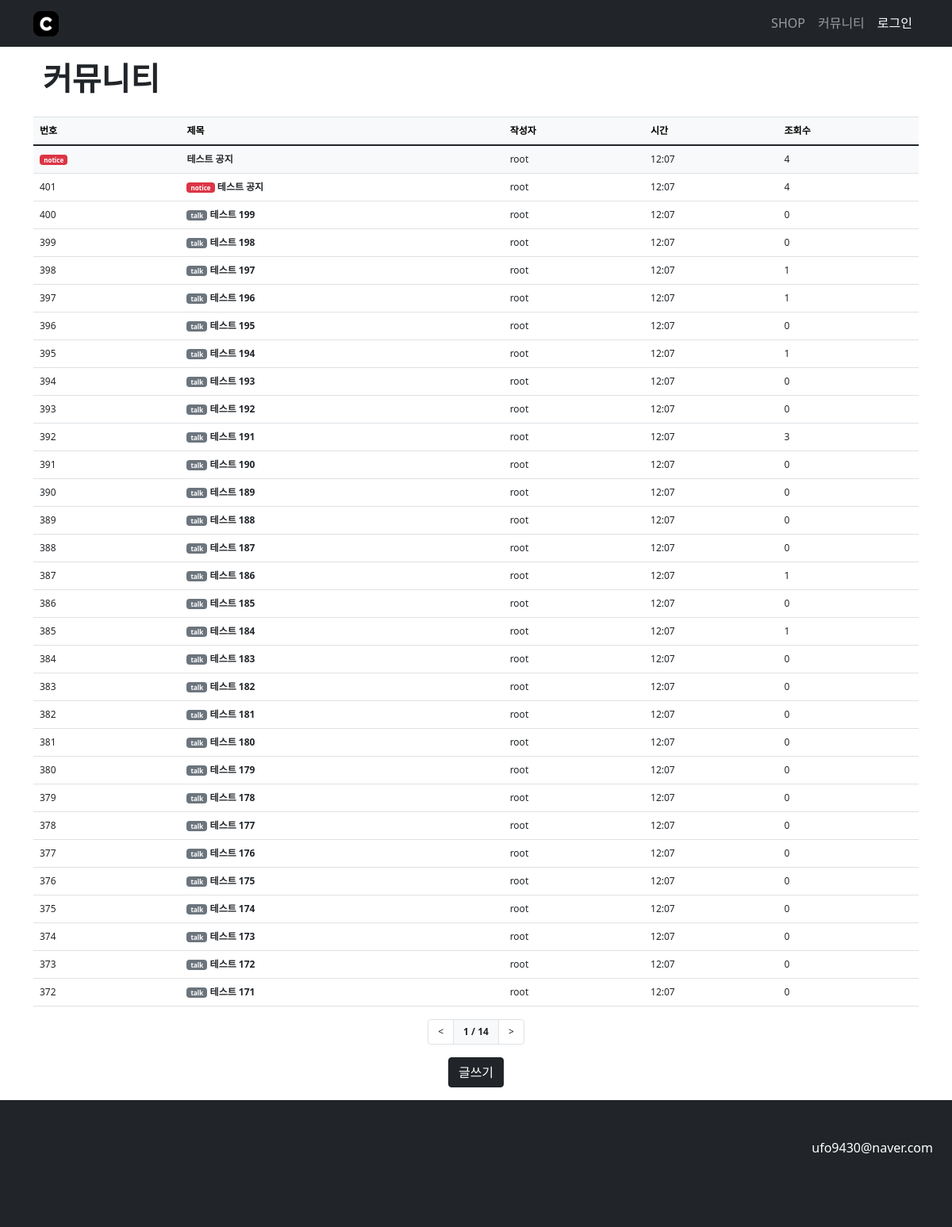
/posts/, run on an earlier commit of the app's database.
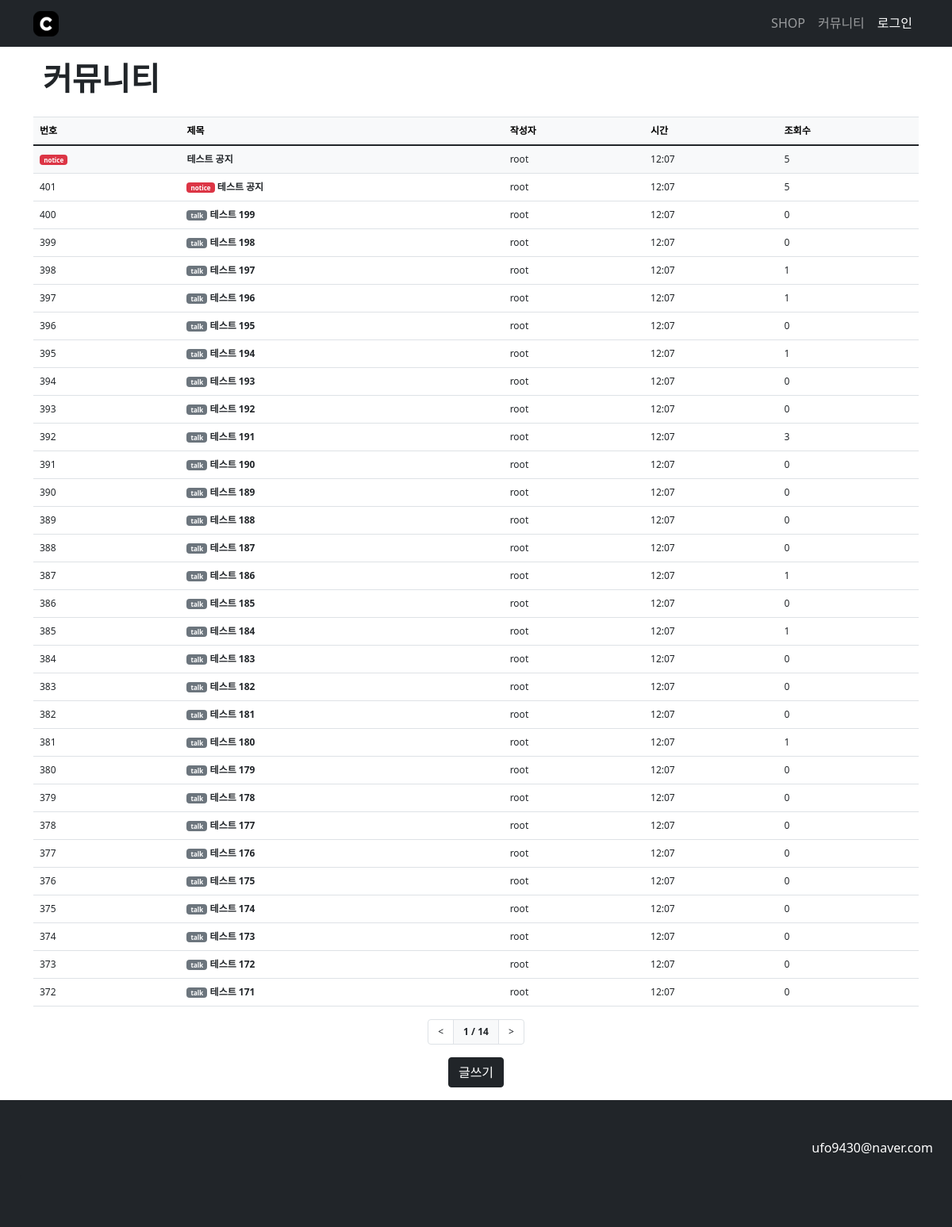
And on a later commit of the database.
### community/models.py (models this page shows)
class Article(models.Model):
    category = models.CharField(max_length=50, choices=CATEGORY, null=True)
    name = models.ForeignKey(User, on_delete=models.CASCADE)
    title = models.CharField(max_length=50)
    contents = RichTextUploadingField(blank=True, null=True)
    cdate = models.DateTimeField(auto_now_add=True)
    hits = models.PositiveIntegerField(default=0, verbose_name='조회수')

### users/models.py (models this page shows)
class User(AbstractUser):
    profile_picture = models.ImageField(upload_to='profile', default='/media/profile/profile_default.jpg', null=True)

### community/views.py (the view)
# urls.py: path('posts/',include('community.urls')),
def posts(request):
    page = request.GET.get('page', '1')
    articleList = Article.objects.order_by('-cdate')
    noticeList = Article.objects.filter(category='notice')
    paginator = Paginator(articleList, 30)
    page_obj = paginator.get_page(page)
    max_page = len(paginator.page_range)
    context = {'articleList': page_obj, 'max_page': max_page, 'noticeList':noticeList}
    return render(request, 'community/posts.html', context)

### templates/community/posts.html (shortened to what this page needs)
{% extends "base.html" %}
{% load community_filter %}
{% block content %}
<div class="container my-3">
    <div class="container d-flex my-3 justify-content-start">
        <div>
            <h1 style="font-weight: bold;">커뮤니티</h1>
        </div>
    </div>
    <table class="table border-top" style="font-size: 12px;">
        <thead>
            <tr class="table-light">
                <th>번호</th>
                <th>제목</th>
                <th>작성자</th>
                <th>시간</th>
                <th>조회수</th>
            </tr>
        </thead>
        <tbody>
            {%for notice in noticeList %}
            <tr class="bg-light">
                <td>
                    <span class="badge bg-danger" style="font-size: 8px;">{{notice.category}}</span>
                </td>
                <td>
                    <strong><a href="/posts/v/{{notice.id}}" class="text-decoration-none link-dark">{{ notice.title }}</a></strong>
                </td>
                <td>
                    {{notice.name}}
                </td>
                <td>
                    {{notice.cdate|date:"H:m"}}
                </td>
                <td>
                    {{notice.hits}}
                </td>
            </tr>
            {% endfor %}
            {%for article in articleList %}
            <tr>
                <td>{{article.id}}</td>
                <td>
                    {%if article.category == "notice" %}
                    <span class="badge bg-danger" style="font-size: 8px;">{{article.category}}</span>
                    {% else %}
                    <span class="badge bg-secondary" style="font-size: 8px;">{{article.category}}</span>
                    {% endif %}
                    <strong><a href="/posts/v/{{article.id}}" class="text-decoration-none link-dark">{{ article.title }}</a></strong>
                </td>
                <td>
                    {{article.name}}
                </td>
                <td>
                    {{article.cdate|date:"H:m"}}
                </td>
                <td>
                    {{article.hits}}
                </td>
            </tr>
            {% endfor %}
        </tbody>
    </table>
    <nav class="pagination-wrapper" style="font-size: 12px;">
        <ul class="pagination justify-content-center">
            {% if articleList.has_previous %}
            <li class="page-item">
                <a class="page-link text-dark" href="?page={{ articleList.previous_page_number }}">&lt;</a>
            </li>
            {% else %}
            <li class="page-item disabled">
                <a class="page-link text-dark" tabindex="-1" aria-disabled="true" href="#">&lt;</a>
            </li>
            {% endif %}
            <li class="page-item active" aria-current="page">
                <a class="page-link bg-light text-dark border">{{ articleList.number }} / {{ max_page }}</a>
            </li>
            {% if articleList.has_next %}
            <li class="page-item">
                <a class="page-link text-dark" href="?page={{ articleList.next_page_number }}">&gt;</a>
            </li>
            {% else %}
            <li class="page-item disabled">
                <a class="page-link text-dark" tabindex="-1" aria-disabled="true" href="#">&gt;</a>
            </li>
            {% endif %}
        </ul>
    </nav>
    <div class="text-center">
        <button class="btn btn-dark" onclick="location.href='write/' ">글쓰기</button>
    </div>
</div>
{% endblock %}

What changed in the data, as far as the page shows it:
changed Article "테스트 공지": hits "4" → "5"
changed Article "테스트 180": hits "0" → "1"
